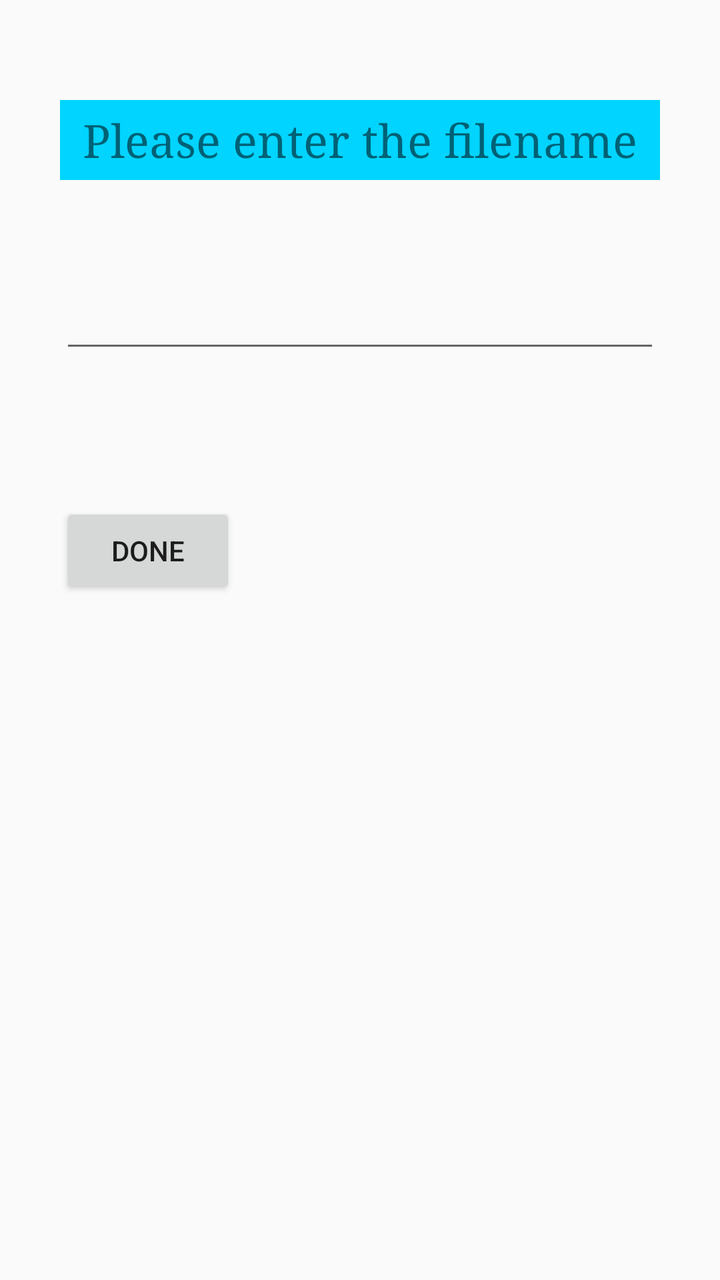
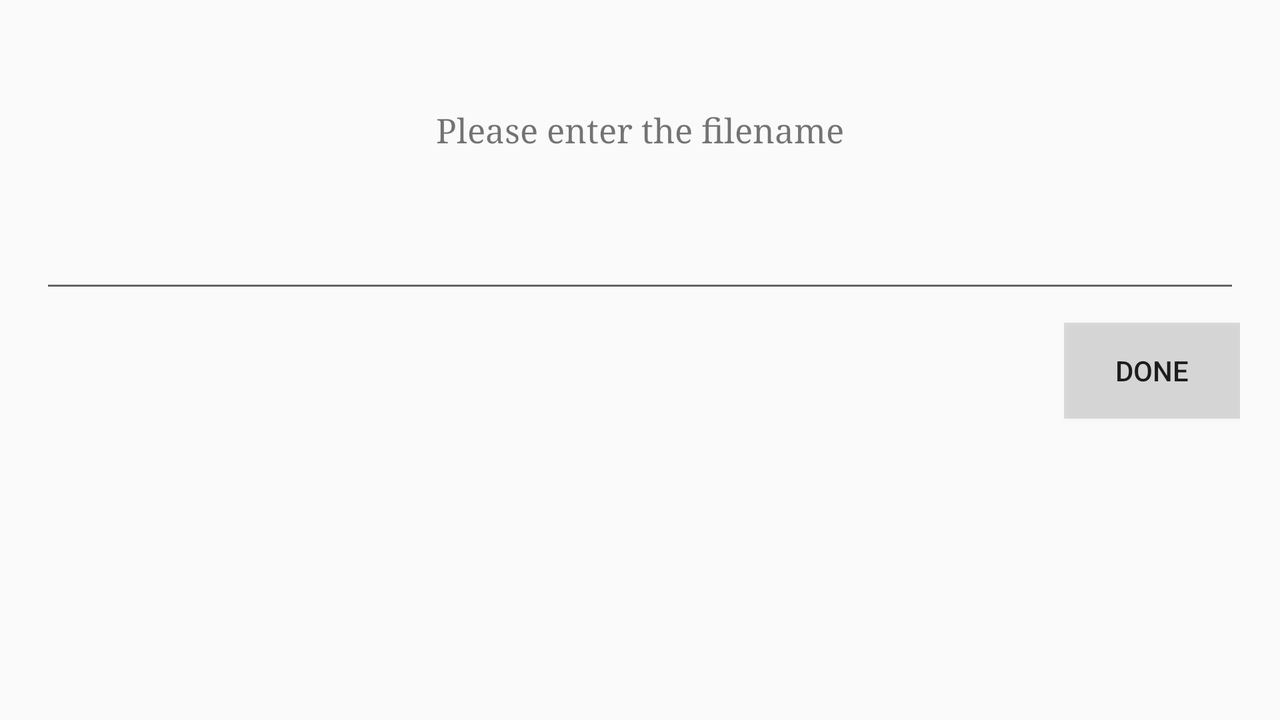

Compare how this app lays out the same screen by default and in its alternative resource folder. The renders come first, then the two layout files and the values they reference.
<!-- AndroidManifest.xml: application theme AppTheme -->
<!-- res/layout/store.xml -->
<?xml version="1.0" encoding="utf-8"?>
<RelativeLayout xmlns:android="http://schemas.android.com/apk/res/android"
    android:orientation="vertical"
    android:layout_width="match_parent"
    android:layout_height="match_parent"
    android:padding="30dp">
    <TextView android:id="@+id/enter_filename"
        android:text="@string/enter_filename"
        android:typeface="serif"
        android:layout_width="320dp"
        android:layout_height="40dp"
        android:layout_marginTop="20dp"
        android:background="#00d4ff"
        android:textSize="23sp"
        android:layout_centerHorizontal="true"
        android:gravity="center"/>
    <EditText
        android:id="@+id/filename"
        android:layout_width="fill_parent"
        android:layout_height="wrap_content"
        android:layout_below="@id/enter_filename"
        android:paddingTop="60dp" />
    <Button
        android:layout_width="wrap_content"
        android:layout_height="wrap_content"
        android:layout_marginTop="70dp"
        android:layout_below="@id/filename"
        android:text="Done"
        android:id="@+id/file_button" />
</RelativeLayout>
<!-- resources referenced by this layout -->
<resources>
  <string name="enter_filename">Please enter the filename</string>
  <style name="AppTheme" parent="Theme.AppCompat.Light.DarkActionBar">
          
          <item name="colorPrimary">@color/colorPrimary</item>
          <item name="colorPrimaryDark">@color/colorPrimaryDark</item>
          <item name="colorAccent">@color/colorAccent</item>
      </style>
  <color name="colorPrimary">#3F51B5</color>
  <color name="colorPrimaryDark">#303F9F</color>
  <color name="colorAccent">#FF4081</color>
</resources>
<!-- res/layout-land/store.xml (the author's variant of the layout above) -->
<!-- drawn on the phone turned sideways -->
<?xml version="1.0" encoding="utf-8"?>
<RelativeLayout xmlns:android="http://schemas.android.com/apk/res/android"
    android:orientation="vertical"
    android:layout_width="match_parent"
    android:layout_height="match_parent"
    android:padding="20dp">
    <TextView android:id="@+id/enter_filename"
        android:text="@string/enter_filename"
        android:typeface="serif"
        android:layout_width="280dp"
        android:layout_height="30dp"
        android:layout_marginTop="30dp"
        android:textSize="17sp"
        android:layout_centerHorizontal="true"
        android:gravity="center"/>
    <EditText
        android:id="@+id/filename"
        android:layout_width="fill_parent"
        android:layout_height="wrap_content"
        android:layout_below="@id/enter_filename"
        android:paddingTop="40dp" />
    <Button
        android:layout_width="wrap_content"
        android:layout_height="wrap_content"
        android:layout_marginTop="10dp"
        android:layout_below="@id/filename"
        android:text="Done"
        android:background="@color/button"
        android:layout_alignParentRight="true"
        android:id="@+id/file_button" />
</RelativeLayout>
<!-- resources referenced by the variant -->
<!-- as the phone turned sideways resolves them -->
<resources>
  <color name="button">#210d0e0e</color>
  <string name="enter_filename">Please enter the filename</string>
  <style name="AppTheme" parent="Theme.AppCompat.Light.DarkActionBar">
          
          <item name="colorPrimary">@color/colorPrimary</item>
          <item name="colorPrimaryDark">@color/colorPrimaryDark</item>
          <item name="colorAccent">@color/colorAccent</item>
      </style>
  <color name="colorPrimary">#3F51B5</color>
  <color name="colorPrimaryDark">#303F9F</color>
  <color name="colorAccent">#FF4081</color>
</resources>
